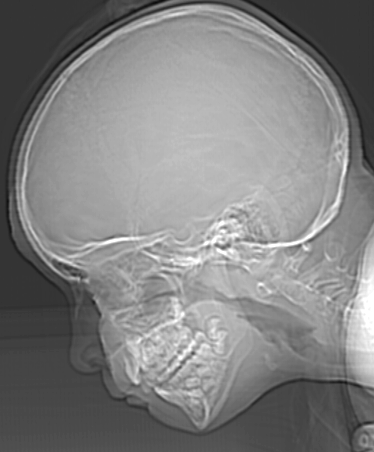
%> input picture Labs/Lab1/Project02-02/Fig0221(a)(ctskull-256).tif, 374 x 452 px
$ octave main.m   (GNU Octave 9; MATLAB toolbox functions it lacks are replaced by stand-ins)
%> lines starting %> are read from the running program, lines starting %| are printed output that depends on the picture; in (x1, y1, x2, y2) boxes, pixels count from 0 and x2, y2 are one past the last pixel; in counts of white or black regions, pixels touching at a corner belong together; the program's own positions count from 1
### Labs/Lab1/Project02-02/reduceIntensityLevel.m
function quantizedImage = reduceIntensityLevel(originalImage, intensityLevel)
    % Check if the intensity level is within the range [2, 256]
    if intensityLevel < 2 || intensityLevel > 256
        error('Intensity level must be within the range [2, 256]');
    end

    % Convert the original image to double precision
    originalImage = double(originalImage);

    % Compute the scaling factor
    scalingFactor = 255 / (intensityLevel - 1);

    % Compute the step size for quantization
    stepSize = floor(256 / intensityLevel);

    quantizedImage = uint8(floor(originalImage / stepSize) * scalingFactor);
    end

### Labs/Lab1/Project02-02/main.m
clear;
close all;

originalImage = imread('Fig0221(a)(ctskull-256).tif');
%> originalImage is the input picture: size 452x374 uint8; min 12, max 255, mean 129.4

% disp(originalImage);

% Define the intensity levels as powers of 2
intensityLevels = [2, 4, 8, 16, 32, 64, 128, 256];

% Create a figure to display the results
figure;

% Loop over each intensity level, reduce the intensity, and display the result
for i = 1:length(intensityLevels)
    % Reduce intensity levels
    quantizedImage = reduceIntensityLevel(originalImage, intensityLevels(i));
    % Display the quantized image
    subplot(2, 4, i);
    imshow(quantizedImage);
    title(['Levels = ', num2str(intensityLevels(i))]);
end
%> this loop made 8 passes
%> pass 1, in reduceIntensityLevel, `quantizedImage = uint8(floor(originalImage / stepSize) * scalingFactor);`:
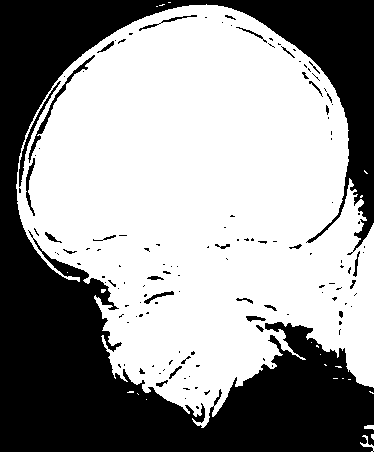
%> quantizedImage: size 452x374 uint8; 59.7% white; 134 black regions (103 under 20 px), largest, box (x1, y1, x2, y2) and area: (0, 0, 374, 452) 65430, (28, 55, 95, 163) 449, (19, 81, 61, 187) 349
%> pass 2, in reduceIntensityLevel (call 2), `quantizedImage = uint8(floor(originalImage / stepSize) * scalingFactor);`:
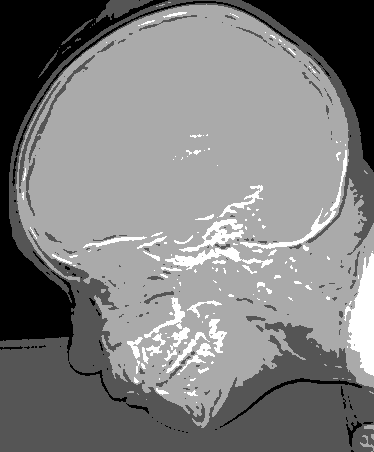
%> quantizedImage: size 452x374 uint8; min 0, max 255, mean 127.4
%> pass 3, in reduceIntensityLevel (call 3), `quantizedImage = uint8(floor(originalImage / stepSize) * scalingFactor);`:
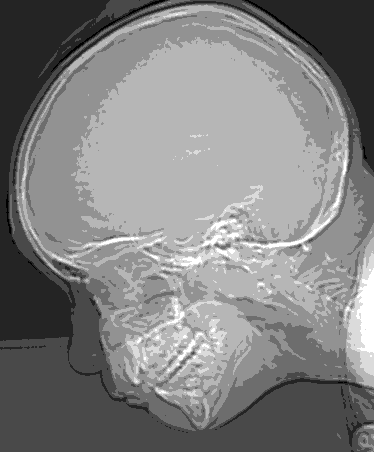
%> quantizedImage: size 452x374 uint8; min 0, max 255, mean 129.4
%> after the loop:
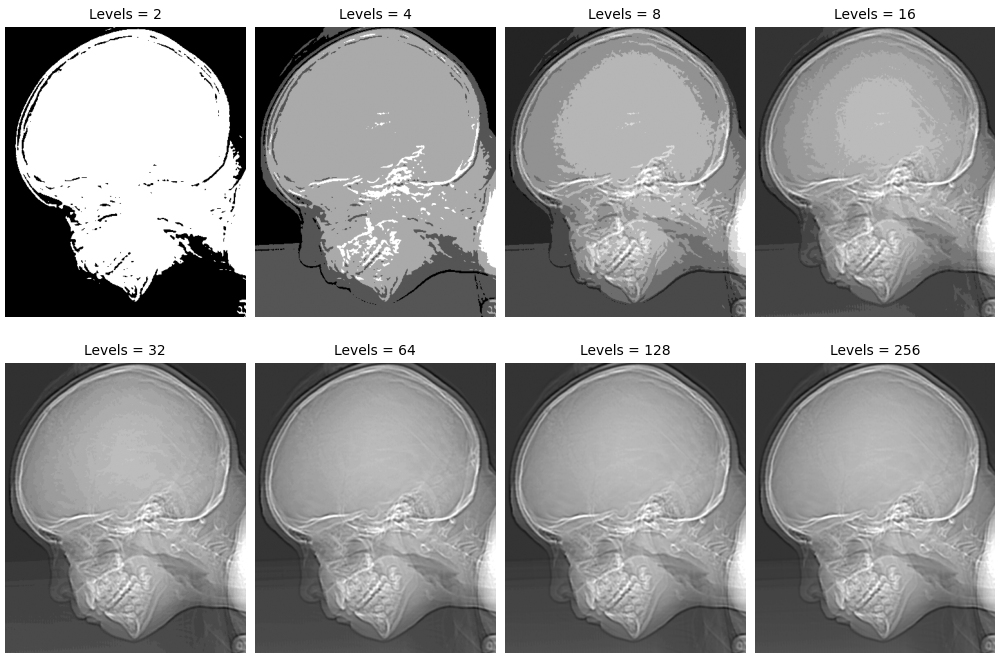
%> figure redrawn from the program's plot data, 8 panels
